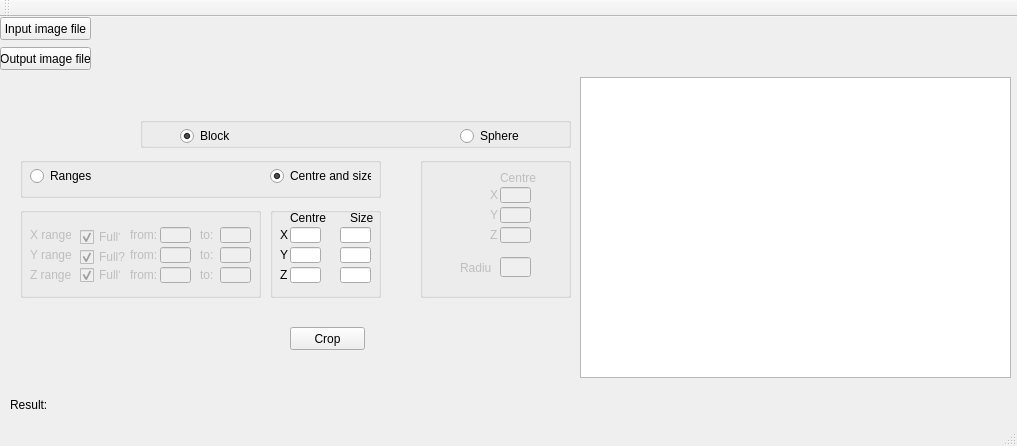
<?xml version="1.0" encoding="UTF-8"?>
<ui version="4.0">
 <class>MainWindow</class>
 <widget class="QMainWindow" name="MainWindow">
  <property name="geometry">
   <rect>
    <x>0</x>
    <y>0</y>
    <width>1017</width>
    <height>446</height>
   </rect>
  </property>
  <property name="windowTitle">
   <string>Crop an image</string>
  </property>
  <widget class="QWidget" name="centralWidget">
   <widget class="QPushButton" name="pushButtonInputFile">
    <property name="geometry">
     <rect>
      <x>0</x>
      <y>0</y>
      <width>91</width>
      <height>23</height>
     </rect>
    </property>
    <property name="text">
     <string>Input image file</string>
    </property>
   </widget>
   <widget class="QLabel" name="labelInputFile">
    <property name="geometry">
     <rect>
      <x>90</x>
      <y>0</y>
      <width>921</width>
      <height>21</height>
     </rect>
    </property>
    <property name="text">
     <string/>
    </property>
   </widget>
   <widget class="QPushButton" name="pushButtonCrop">
    <property name="geometry">
     <rect>
      <x>290</x>
      <y>310</y>
      <width>75</width>
      <height>23</height>
     </rect>
    </property>
    <property name="text">
     <string>Crop</string>
    </property>
   </widget>
   <widget class="QLabel" name="label">
    <property name="geometry">
     <rect>
      <x>10</x>
      <y>380</y>
      <width>41</width>
      <height>16</height>
     </rect>
    </property>
    <property name="text">
     <string>Result:</string>
    </property>
   </widget>
   <widget class="QLabel" name="labelResult">
    <property name="geometry">
     <rect>
      <x>50</x>
      <y>380</y>
      <width>961</width>
      <height>16</height>
     </rect>
    </property>
    <property name="text">
     <string/>
    </property>
   </widget>
   <widget class="QTextEdit" name="textEdit">
    <property name="geometry">
     <rect>
      <x>580</x>
      <y>60</y>
      <width>431</width>
      <height>301</height>
     </rect>
    </property>
   </widget>
   <widget class="QPushButton" name="pushButtonOutputFile">
    <property name="geometry">
     <rect>
      <x>0</x>
      <y>30</y>
      <width>91</width>
      <height>23</height>
     </rect>
    </property>
    <property name="text">
     <string>Output image file</string>
    </property>
   </widget>
   <widget class="QLabel" name="labelOutputFile">
    <property name="geometry">
     <rect>
      <x>90</x>
      <y>30</y>
      <width>921</width>
      <height>21</height>
     </rect>
    </property>
    <property name="text">
     <string/>
    </property>
   </widget>
   <widget class="QGroupBox" name="groupBox_range">
    <property name="enabled">
     <bool>false</bool>
    </property>
    <property name="geometry">
     <rect>
      <x>20</x>
      <y>190</y>
      <width>241</width>
      <height>91</height>
     </rect>
    </property>
    <property name="title">
     <string/>
    </property>
    <widget class="QLabel" name="label_zto">
     <property name="geometry">
      <rect>
       <x>180</x>
       <y>60</y>
       <width>21</width>
       <height>16</height>
      </rect>
     </property>
     <property name="text">
      <string>to:</string>
     </property>
    </widget>
    <widget class="QCheckBox" name="checkBox_z">
     <property name="geometry">
      <rect>
       <x>60</x>
       <y>60</y>
       <width>41</width>
       <height>16</height>
      </rect>
     </property>
     <property name="layoutDirection">
      <enum>Qt::LeftToRight</enum>
     </property>
     <property name="text">
      <string>Full?</string>
     </property>
     <property name="checked">
      <bool>true</bool>
     </property>
    </widget>
    <widget class="QLineEdit" name="lineEdit_x1">
     <property name="enabled">
      <bool>false</bool>
     </property>
     <property name="geometry">
      <rect>
       <x>140</x>
       <y>20</y>
       <width>31</width>
       <height>16</height>
      </rect>
     </property>
     <property name="text">
      <string/>
     </property>
    </widget>
    <widget class="QLineEdit" name="lineEdit_z1">
     <property name="enabled">
      <bool>false</bool>
     </property>
     <property name="geometry">
      <rect>
       <x>140</x>
       <y>60</y>
       <width>31</width>
       <height>16</height>
      </rect>
     </property>
     <property name="text">
      <string/>
     </property>
    </widget>
    <widget class="QLineEdit" name="lineEdit_x2">
     <property name="enabled">
      <bool>false</bool>
     </property>
     <property name="geometry">
      <rect>
       <x>200</x>
       <y>20</y>
       <width>31</width>
       <height>16</height>
      </rect>
     </property>
     <property name="text">
      <string/>
     </property>
    </widget>
    <widget class="QLineEdit" name="lineEdit_y1">
     <property name="enabled">
      <bool>false</bool>
     </property>
     <property name="geometry">
      <rect>
       <x>140</x>
       <y>40</y>
       <width>31</width>
       <height>16</height>
      </rect>
     </property>
     <property name="text">
      <string/>
     </property>
    </widget>
    <widget class="QCheckBox" name="checkBox_y">
     <property name="geometry">
      <rect>
       <x>60</x>
       <y>40</y>
       <width>51</width>
       <height>20</height>
      </rect>
     </property>
     <property name="layoutDirection">
      <enum>Qt::LeftToRight</enum>
     </property>
     <property name="text">
      <string>Full?</string>
     </property>
     <property name="checked">
      <bool>true</bool>
     </property>
    </widget>
    <widget class="QLabel" name="label_xrange">
     <property name="geometry">
      <rect>
       <x>10</x>
       <y>20</y>
       <width>41</width>
       <height>16</height>
      </rect>
     </property>
     <property name="text">
      <string>X range: </string>
     </property>
    </widget>
    <widget class="QLabel" name="label_zrange">
     <property name="geometry">
      <rect>
       <x>10</x>
       <y>60</y>
       <width>41</width>
       <height>16</height>
      </rect>
     </property>
     <property name="text">
      <string>Z range: </string>
     </property>
    </widget>
    <widget class="QLabel" name="label_yrange">
     <property name="geometry">
      <rect>
       <x>10</x>
       <y>40</y>
       <width>41</width>
       <height>16</height>
      </rect>
     </property>
     <property name="text">
      <string>Y range: </string>
     </property>
    </widget>
    <widget class="QLabel" name="label_xto">
     <property name="geometry">
      <rect>
       <x>180</x>
       <y>20</y>
       <width>21</width>
       <height>16</height>
      </rect>
     </property>
     <property name="text">
      <string>to:</string>
     </property>
    </widget>
    <widget class="QLabel" name="label_yfrom">
     <property name="geometry">
      <rect>
       <x>110</x>
       <y>40</y>
       <width>31</width>
       <height>16</height>
      </rect>
     </property>
     <property name="text">
      <string>from:</string>
     </property>
    </widget>
    <widget class="QLabel" name="label_xfrom">
     <property name="geometry">
      <rect>
       <x>110</x>
       <y>20</y>
       <width>31</width>
       <height>16</height>
      </rect>
     </property>
     <property name="text">
      <string>from:</string>
     </property>
    </widget>
    <widget class="QLineEdit" name="lineEdit_z2">
     <property name="enabled">
      <bool>false</bool>
     </property>
     <property name="geometry">
      <rect>
       <x>200</x>
       <y>60</y>
       <width>31</width>
       <height>16</height>
      </rect>
     </property>
     <property name="text">
      <string/>
     </property>
    </widget>
    <widget class="QCheckBox" name="checkBox_x">
     <property name="geometry">
      <rect>
       <x>60</x>
       <y>20</y>
       <width>41</width>
       <height>20</height>
      </rect>
     </property>
     <property name="layoutDirection">
      <enum>Qt::LeftToRight</enum>
     </property>
     <property name="text">
      <string>Full?</string>
     </property>
     <property name="checked">
      <bool>true</bool>
     </property>
    </widget>
    <widget class="QLabel" name="label_yto">
     <property name="geometry">
      <rect>
       <x>180</x>
       <y>40</y>
       <width>21</width>
       <height>16</height>
      </rect>
     </property>
     <property name="text">
      <string>to:</string>
     </property>
    </widget>
    <widget class="QLabel" name="label_zfrom">
     <property name="geometry">
      <rect>
       <x>110</x>
       <y>60</y>
       <width>31</width>
       <height>16</height>
      </rect>
     </property>
     <property name="text">
      <string>from:</string>
     </property>
    </widget>
    <widget class="QLineEdit" name="lineEdit_y2">
     <property name="enabled">
      <bool>false</bool>
     </property>
     <property name="geometry">
      <rect>
       <x>200</x>
       <y>40</y>
       <width>31</width>
       <height>16</height>
      </rect>
     </property>
     <property name="text">
      <string/>
     </property>
    </widget>
   </widget>
   <widget class="QGroupBox" name="groupBox_blockchoice">
    <property name="geometry">
     <rect>
      <x>20</x>
      <y>140</y>
      <width>361</width>
      <height>41</height>
     </rect>
    </property>
    <property name="title">
     <string/>
    </property>
    <widget class="QRadioButton" name="radioButton_range">
     <property name="geometry">
      <rect>
       <x>10</x>
       <y>10</y>
       <width>121</width>
       <height>18</height>
      </rect>
     </property>
     <property name="text">
      <string>Ranges</string>
     </property>
    </widget>
    <widget class="QRadioButton" name="radioButton_centre">
     <property name="geometry">
      <rect>
       <x>250</x>
       <y>10</y>
       <width>101</width>
       <height>18</height>
      </rect>
     </property>
     <property name="text">
      <string>Centre and size</string>
     </property>
     <property name="checked">
      <bool>true</bool>
     </property>
    </widget>
   </widget>
   <widget class="QGroupBox" name="groupBox_centre">
    <property name="geometry">
     <rect>
      <x>270</x>
      <y>190</y>
      <width>111</width>
      <height>91</height>
     </rect>
    </property>
    <property name="title">
     <string/>
    </property>
    <widget class="QLabel" name="label_centre">
     <property name="geometry">
      <rect>
       <x>20</x>
       <y>0</y>
       <width>41</width>
       <height>21</height>
      </rect>
     </property>
     <property name="text">
      <string>Centre</string>
     </property>
    </widget>
    <widget class="QLabel" name="label_size">
     <property name="geometry">
      <rect>
       <x>80</x>
       <y>0</y>
       <width>31</width>
       <height>21</height>
      </rect>
     </property>
     <property name="text">
      <string>Size</string>
     </property>
    </widget>
    <widget class="QLabel" name="label_x">
     <property name="geometry">
      <rect>
       <x>10</x>
       <y>20</y>
       <width>16</width>
       <height>16</height>
      </rect>
     </property>
     <property name="text">
      <string>X</string>
     </property>
    </widget>
    <widget class="QLabel" name="label_y">
     <property name="geometry">
      <rect>
       <x>10</x>
       <y>40</y>
       <width>16</width>
       <height>16</height>
      </rect>
     </property>
     <property name="text">
      <string>Y</string>
     </property>
    </widget>
    <widget class="QLabel" name="label_z">
     <property name="geometry">
      <rect>
       <x>10</x>
       <y>60</y>
       <width>16</width>
       <height>16</height>
      </rect>
     </property>
     <property name="text">
      <string>Z</string>
     </property>
    </widget>
    <widget class="QLineEdit" name="lineEdit_xcentre">
     <property name="geometry">
      <rect>
       <x>20</x>
       <y>20</y>
       <width>31</width>
       <height>16</height>
      </rect>
     </property>
    </widget>
    <widget class="QLineEdit" name="lineEdit_ycentre">
     <property name="geometry">
      <rect>
       <x>20</x>
       <y>40</y>
       <width>31</width>
       <height>16</height>
      </rect>
     </property>
    </widget>
    <widget class="QLineEdit" name="lineEdit_zcentre">
     <property name="geometry">
      <rect>
       <x>20</x>
       <y>60</y>
       <width>31</width>
       <height>16</height>
      </rect>
     </property>
    </widget>
    <widget class="QLineEdit" name="lineEdit_xsize">
     <property name="geometry">
      <rect>
       <x>70</x>
       <y>20</y>
       <width>31</width>
       <height>16</height>
      </rect>
     </property>
    </widget>
    <widget class="QLineEdit" name="lineEdit_ysize">
     <property name="geometry">
      <rect>
       <x>70</x>
       <y>40</y>
       <width>31</width>
       <height>16</height>
      </rect>
     </property>
    </widget>
    <widget class="QLineEdit" name="lineEdit_zsize">
     <property name="geometry">
      <rect>
       <x>70</x>
       <y>60</y>
       <width>31</width>
       <height>16</height>
      </rect>
     </property>
    </widget>
   </widget>
   <widget class="QGroupBox" name="groupBox_shape">
    <property name="geometry">
     <rect>
      <x>140</x>
      <y>100</y>
      <width>431</width>
      <height>31</height>
     </rect>
    </property>
    <property name="title">
     <string/>
    </property>
    <property name="flat">
     <bool>false</bool>
    </property>
    <widget class="QRadioButton" name="radioButton_block">
     <property name="geometry">
      <rect>
       <x>40</x>
       <y>10</y>
       <width>82</width>
       <height>18</height>
      </rect>
     </property>
     <property name="text">
      <string>Block</string>
     </property>
     <property name="checked">
      <bool>true</bool>
     </property>
     <attribute name="buttonGroup">
      <string>buttonGroup_shape</string>
     </attribute>
    </widget>
    <widget class="QRadioButton" name="radioButton_sphere">
     <property name="geometry">
      <rect>
       <x>320</x>
       <y>10</y>
       <width>82</width>
       <height>18</height>
      </rect>
     </property>
     <property name="text">
      <string>Sphere</string>
     </property>
     <attribute name="buttonGroup">
      <string>buttonGroup_shape</string>
     </attribute>
    </widget>
   </widget>
   <widget class="QGroupBox" name="groupBox_sphere">
    <property name="enabled">
     <bool>false</bool>
    </property>
    <property name="geometry">
     <rect>
      <x>420</x>
      <y>140</y>
      <width>151</width>
      <height>141</height>
     </rect>
    </property>
    <property name="title">
     <string/>
    </property>
    <widget class="QLabel" name="label_z_2">
     <property name="geometry">
      <rect>
       <x>70</x>
       <y>70</y>
       <width>16</width>
       <height>16</height>
      </rect>
     </property>
     <property name="text">
      <string>Z</string>
     </property>
    </widget>
    <widget class="QLabel" name="label_centre_2">
     <property name="geometry">
      <rect>
       <x>80</x>
       <y>10</y>
       <width>41</width>
       <height>21</height>
      </rect>
     </property>
     <property name="text">
      <string>Centre</string>
     </property>
    </widget>
    <widget class="QLabel" name="label_y_2">
     <property name="geometry">
      <rect>
       <x>70</x>
       <y>50</y>
       <width>16</width>
       <height>16</height>
      </rect>
     </property>
     <property name="text">
      <string>Y</string>
     </property>
    </widget>
    <widget class="QLabel" name="label_x_2">
     <property name="geometry">
      <rect>
       <x>70</x>
       <y>30</y>
       <width>16</width>
       <height>16</height>
      </rect>
     </property>
     <property name="text">
      <string>X</string>
     </property>
    </widget>
    <widget class="QLineEdit" name="lineEdit_x0">
     <property name="geometry">
      <rect>
       <x>80</x>
       <y>30</y>
       <width>31</width>
       <height>16</height>
      </rect>
     </property>
    </widget>
    <widget class="QLineEdit" name="lineEdit_y0">
     <property name="geometry">
      <rect>
       <x>80</x>
       <y>50</y>
       <width>31</width>
       <height>16</height>
      </rect>
     </property>
    </widget>
    <widget class="QLineEdit" name="lineEdit_z0">
     <property name="geometry">
      <rect>
       <x>80</x>
       <y>70</y>
       <width>31</width>
       <height>16</height>
      </rect>
     </property>
    </widget>
    <widget class="QLineEdit" name="lineEdit_R">
     <property name="geometry">
      <rect>
       <x>80</x>
       <y>100</y>
       <width>31</width>
       <height>20</height>
      </rect>
     </property>
    </widget>
    <widget class="QLabel" name="label_radius">
     <property name="geometry">
      <rect>
       <x>40</x>
       <y>100</y>
       <width>31</width>
       <height>21</height>
      </rect>
     </property>
     <property name="text">
      <string>Radius</string>
     </property>
    </widget>
   </widget>
  </widget>
  <widget class="QMenuBar" name="menuBar">
   <property name="geometry">
    <rect>
     <x>0</x>
     <y>0</y>
     <width>1017</width>
     <height>18</height>
    </rect>
   </property>
  </widget>
  <widget class="QToolBar" name="mainToolBar">
   <attribute name="toolBarArea">
    <enum>TopToolBarArea</enum>
   </attribute>
   <attribute name="toolBarBreak">
    <bool>false</bool>
   </attribute>
  </widget>
  <widget class="QStatusBar" name="statusBar"/>
 </widget>
 <layoutdefault spacing="6" margin="11"/>
 <resources/>
 <connections>
  <connection>
   <sender>pushButtonOutputFile</sender>
   <signal>clicked()</signal>
   <receiver>MainWindow</receiver>
   <slot>outputFileSelecter()</slot>
   <hints>
    <hint type="sourcelabel">
     <x>31</x>
     <y>84</y>
    </hint>
    <hint type="destinationlabel">
     <x>56</x>
     <y>207</y>
    </hint>
   </hints>
  </connection>
  <connection>
   <sender>pushButtonInputFile</sender>
   <signal>clicked()</signal>
   <receiver>MainWindow</receiver>
   <slot>inputFileSelecter()</slot>
   <hints>
    <hint type="sourcelabel">
     <x>62</x>
     <y>43</y>
    </hint>
    <hint type="destinationlabel">
     <x>262</x>
     <y>59</y>
    </hint>
   </hints>
  </connection>
  <connection>
   <sender>pushButtonCrop</sender>
   <signal>clicked()</signal>
   <receiver>MainWindow</receiver>
   <slot>cropper()</slot>
   <hints>
    <hint type="sourcelabel">
     <x>265</x>
     <y>222</y>
    </hint>
    <hint type="destinationlabel">
     <x>391</x>
     <y>239</y>
    </hint>
   </hints>
  </connection>
  <connection>
   <sender>checkBox_y</sender>
   <signal>stateChanged(int)</signal>
   <receiver>MainWindow</receiver>
   <slot>checkBox_y()</slot>
   <hints>
    <hint type="sourcelabel">
     <x>73</x>
     <y>127</y>
    </hint>
    <hint type="destinationlabel">
     <x>402</x>
     <y>124</y>
    </hint>
   </hints>
  </connection>
  <connection>
   <sender>checkBox_z</sender>
   <signal>stateChanged(int)</signal>
   <receiver>MainWindow</receiver>
   <slot>checkBox_z()</slot>
   <hints>
    <hint type="sourcelabel">
     <x>88</x>
     <y>151</y>
    </hint>
    <hint type="destinationlabel">
     <x>351</x>
     <y>142</y>
    </hint>
   </hints>
  </connection>
  <connection>
   <sender>checkBox_x</sender>
   <signal>stateChanged(int)</signal>
   <receiver>MainWindow</receiver>
   <slot>checkBox_x()</slot>
   <hints>
    <hint type="sourcelabel">
     <x>77</x>
     <y>108</y>
    </hint>
    <hint type="destinationlabel">
     <x>348</x>
     <y>102</y>
    </hint>
   </hints>
  </connection>
 </connections>
 <slots>
  <slot>outputFileSelecter()</slot>
  <slot>inputFileSelecter()</slot>
  <slot>cropper()</slot>
  <slot>checkBox_x()</slot>
  <slot>checkBox_y()</slot>
  <slot>checkBox_z()</slot>
 </slots>
 <buttongroups>
  <buttongroup name="buttonGroup_shape"/>
 </buttongroups>
</ui>
